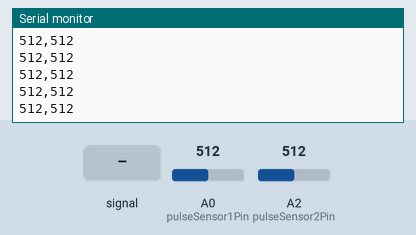
Simulated run of this sketch. Board: Arduino Uno, built with avr-gcc and run on an emulated ATmega328P. Parts: the last lines printed to the serial monitor. The inputs (shaded band) are chosen by the test bench; at power-on: A2 (pulseSensor2Pin) = 512, A0 (pulseSensor1Pin) = 512.

Above: at 1.2 s.
1.3 s: A2 (pulseSensor2Pin) set to 486
At 2.3 s:
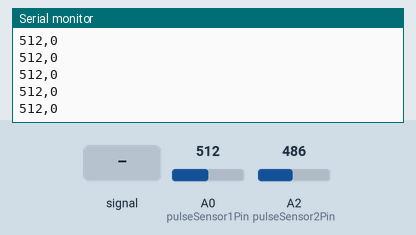
4.3 s: A0 (pulseSensor1Pin) fed a 200 Hz sine of ±81 counts around its level
At 5.1 s:
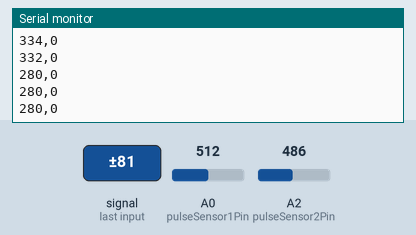
5.8 s: A2 (pulseSensor2Pin) fed a 200 Hz sine of ±81 counts around its level
At 6.7 s:
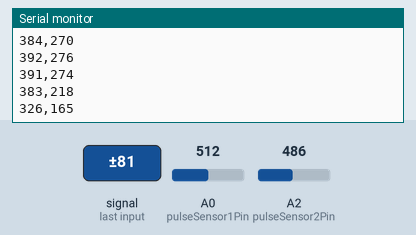
7.3 s: A0 (pulseSensor1Pin) set to 490
At 8.0 s:
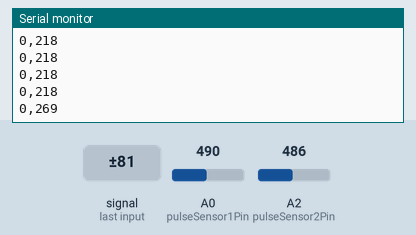
8.8 s: A0 (pulseSensor1Pin) fed a 1000 Hz sine of ±255 counts around its level
At 9.3 s:
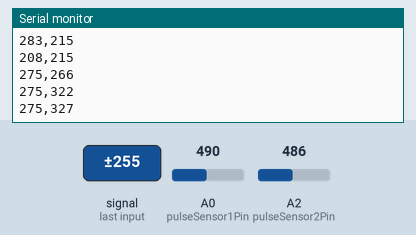
10.3 s: A2 (pulseSensor2Pin) fed a 1000 Hz sine of ±255 counts around its level
Timing chart, 0 to 12.8 s (numbered marks = the images above; inputs shaded):
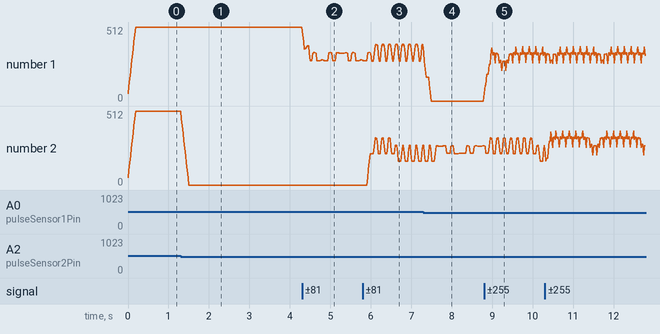

Measured:
- after the input at 1.3 s, the serial monitor: prints a new line at once (image 1)
- after the input at 4.3 s, the serial monitor: prints a new line at once (image 2)
- after the input at 5.8 s, the serial monitor: prints a new line after 0.12 s (image 3)
- after the input at 7.3 s, the serial monitor: prints a new line at once (image 4)
- after the input at 8.8 s, the serial monitor: prints a new line at once (image 5)
- plotted number 1: 512 → 283 after the input at 4.3 s, 283 → 391 after the input at 5.8 s
- plotted number 2: 512 → 0 after the input at 1.3 s, 0 → 276 after the input at 5.8 s, 276 → 272 after the input at 7.3 s

The sketch:

Arduino_Sketch.ino
```cpp
/*
 * Date: November 23, 2024
 * Author: Jawad F. Naik
 * Class/Professor: Elements of Media / Fred Wolflink
 * Institution: Massachusetts College of Art and Design
 * Location: Boston, Massachusetts, USA
 *
 *
 * Description:
 *
 * This Arduino program reads data from two pulse sensors and sends the
 * processed values to a connected Processing sketch. It uses a moving
 * average to smooth the readings and filters out noise below a defined
 * threshold. The data is sent to Processing in a comma-separated format
 * for use in interactive visualizations, such as the Pulse Paint project.
 */

// Define pins for the two pulse sensors
const int pulseSensor1Pin = A0; // Pulse Sensor 1 (controls stroke and color)
const int pulseSensor2Pin = A2; // Pulse Sensor 2 (controls movement)

// Define parameters for noise filtering and smoothing
const int threshold = 500; // Minimum valid reading to filter noise
const int smoothingFactor = 10; // Number of readings for moving average
int pulse1Buffer[smoothingFactor]; // Buffer for smoothing Sensor 1 data
int pulse2Buffer[smoothingFactor]; // Buffer for smoothing Sensor 2 data
int bufferIndex = 0; // Index to track the current position in the buffer

void setup() {
  // Initialize serial communication with Processing
  Serial.begin(9600);

  // Initialize the buffers with zeros
  for (int i = 0; i < smoothingFactor; i++) {
    pulse1Buffer[i] = 0;
    pulse2Buffer[i] = 0;
  }
}

void loop() {
  // Read raw values from the pulse sensors
  int rawPulse1 = analogRead(pulseSensor1Pin);
  int rawPulse2 = analogRead(pulseSensor2Pin);

  // Filter out noise by ignoring values below the threshold
  if (rawPulse1 > threshold) {
    pulse1Buffer[bufferIndex] = rawPulse1;
  } else {
    pulse1Buffer[bufferIndex] = 0; // Set to zero if below the threshold
  }

  if (rawPulse2 > threshold) {
    pulse2Buffer[bufferIndex] = rawPulse2;
  } else {
    pulse2Buffer[bufferIndex] = 0; // Set to zero if below the threshold
  }

  // Calculate smoothed values using a moving average
  int pulse1Value = averageBuffer(pulse1Buffer, smoothingFactor);
  int pulse2Value = averageBuffer(pulse2Buffer, smoothingFactor);

  // Update the buffer index and wrap around when it reaches the end
  bufferIndex = (bufferIndex + 1) % smoothingFactor;

  // Send the smoothed pulse data to Processing in a comma-separated format
  Serial.print(pulse1Value); // Send Sensor 1 value
  Serial.print(",");         // Add a comma separator
  Serial.println(pulse2Value); // Send Sensor 2 value followed by a newline

  delay(20); // Short delay to control the data transmission rate
}

// Function to calculate the average of a buffer
int averageBuffer(int buffer[], int size) {
  int sum = 0; // Initialize sum for the buffer
  for (int i = 0; i < size; i++) {
    sum += buffer[i]; // Accumulate buffer values
  }
  return sum / size; // Return the average value
}
```
